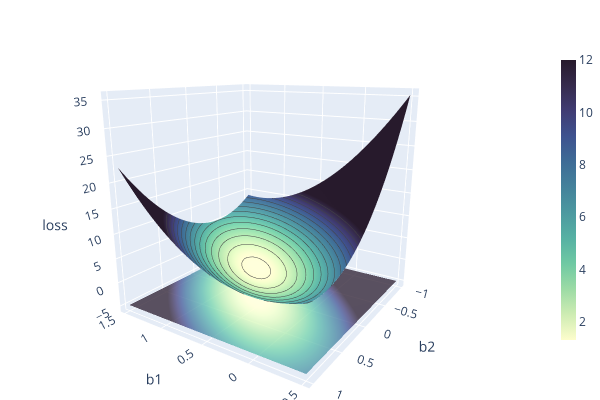

Notebook source saved alongside this figure:
### Markdown cell above
Here is a visualization of the loss function for you. We couldn't really visualize all four dimensions of $(L,\, \beta_{0},\, \beta_{1},\, \beta_{2})$. By the limit of our biology and our flat computer screens, we can only see in 3D. So, we decided to visualize the 3D intersection of the 4D hyperparabola where $\beta_{0}$ is set to be its optimal value (which we computed for you, so don't worry about it).

### Code cell
b1_mesh, b2_mesh, mse_mesh = lab1utils.get_loss_mesh(X, y_true, bias_optimized)
fig_loss = lab1utils.visualize_loss_function(b1_mesh, b2_mesh, mse_mesh)
fig_loss.show()

### Figure 1 — Plotly figure (JSON) as saved in the notebook; plotly's stock layout.template omitted (floating-point values rounded to 4 significant figures; data arrays with more than 128 entries replaced by an {"elided": "..."} marker saying what was removed)
{"data": [{"cmax": 12, "cmin": 1.3, "colorbar": {"len": 0.75, "orientation": "v", "thickness": 15}, "colorscale": [[0, "rgb(253, 253, 204)"], [0.09091, "rgb(206, 236, 179)"], [0.1818, "rgb(156, 219, 165)"], [0.2727, "rgb(111, 201, 163)"], [0.3636, "rgb(86, 177, 163)"], [0.4545, "rgb(76, 153, 160)"], [0.5455, "rgb(68, 130, 155)"], [0.6364, "rgb(62, 108, 150)"], [0.7273, "rgb(62, 82, 143)"], [0.8182, "rgb(64, 60, 115)"], [0.9091, "rgb(54, 43, 77)"], [1, "rgb(39, 26, 44)"]], "contours": {"z": {"end": 12, "project": {"z": false}, "show": true, "size": 0.75, "start": 1.5, "usecolormap": false}}, "opacity": 1, "showscale": true, "type": "surface", "x": {"elided": "41x41 float values"}, "y": {"elided": "41x41 float values"}, "z": {"elided": "41x41 float values"}}, {"cmax": 12, "cmin": 1.3, "colorscale": [[0, "rgb(253, 253, 204)"], [0.09091, "rgb(206, 236, 179)"], [0.1818, "rgb(156, 219, 165)"], [0.2727, "rgb(111, 201, 163)"], [0.3636, "rgb(86, 177, 163)"], [0.4545, "rgb(76, 153, 160)"], [0.5455, "rgb(68, 130, 155)"], [0.6364, "rgb(62, 108, 150)"], [0.7273, "rgb(62, 82, 143)"], [0.8182, "rgb(64, 60, 115)"], [0.9091, "rgb(54, 43, 77)"], [1, "rgb(39, 26, 44)"]], "opacity": 0.8, "showscale": false, "surfacecolor": {"elided": "41x41 float values"}, "type": "surface", "x": {"elided": "41x41 float values"}, "y": {"elided": "41x41 float values"}, "z": {"elided": "41x41 int values"}}], "layout": {"height": 400, "margin": {"b": 0, "l": 0, "r": 0, "t": 0}, "scene": {"camera": {"eye": {"x": -1.2, "y": 1.8, "z": 0.6}, "up": {"x": 0, "y": 0, "z": 1}}, "xaxis": {"title": {"text": "b1"}}, "yaxis": {"title": {"text": "b2"}}, "zaxis": {"title": {"text": "loss"}}}, "showlegend": false, "width": 600}}
